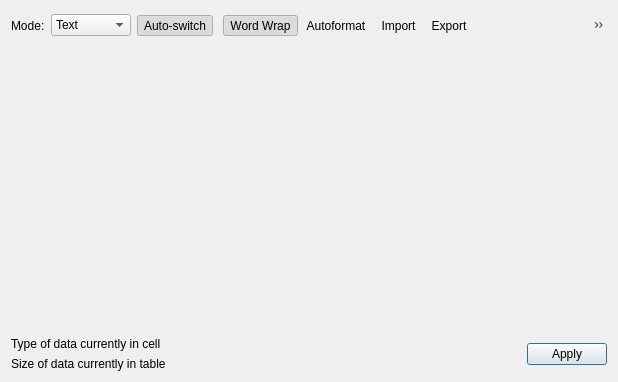
<?xml version="1.0" encoding="UTF-8"?>
<ui version="4.0">
 <class>EditDialog</class>
 <widget class="QDialog" name="EditDialog">
  <property name="geometry">
   <rect>
    <x>0</x>
    <y>0</y>
    <width>618</width>
    <height>382</height>
   </rect>
  </property>
  <property name="windowTitle">
   <string>Edit database cell</string>
  </property>
  <property name="whatsThis">
   <string>This area displays information about the data present in this database cell</string>
  </property>
  <layout class="QVBoxLayout" name="verticalLayout_5">
   <item>
    <layout class="QHBoxLayout" name="horizontalLayout">
     <item>
      <widget class="QLabel" name="labelMode">
       <property name="minimumSize">
        <size>
         <width>0</width>
         <height>0</height>
        </size>
       </property>
       <property name="text">
        <string>Mode:</string>
       </property>
       <property name="buddy">
        <cstring>comboMode</cstring>
       </property>
      </widget>
     </item>
     <item>
      <widget class="QComboBox" name="comboMode">
       <property name="minimumSize">
        <size>
         <width>0</width>
         <height>0</height>
        </size>
       </property>
       <property name="whatsThis">
        <string>This is the list of supported modes for the cell editor. Choose a mode for viewing or editing the data of the current cell.</string>
       </property>
       <item>
        <property name="text">
         <string>Text</string>
        </property>
       </item>
       <item>
        <property name="text">
         <string>RTL Text</string>
        </property>
       </item>
       <item>
        <property name="text">
         <string>Binary</string>
        </property>
       </item>
       <item>
        <property name="text">
         <string>Image</string>
        </property>
       </item>
       <item>
        <property name="text">
         <string>JSON</string>
        </property>
       </item>
       <item>
        <property name="text">
         <string>XML</string>
        </property>
       </item>
      </widget>
     </item>
     <item>
      <widget class="QToolButton" name="buttonAutoSwitchMode">
       <property name="toolTip">
        <string>Automatically adjust the editor mode to the loaded data type</string>
       </property>
       <property name="statusTip">
        <string>Automatically adjust the editor mode to the loaded data type</string>
       </property>
       <property name="whatsThis">
        <string>This checkable button enables or disables the automatic switching of the editor mode. When a new cell is selected or new data is imported and the automatic switching is enabled, the mode adjusts to the detected data type. You can then change the editor mode manually. If you want to keep this manually switched mode while moving through the cells, switch the button off.</string>
       </property>
       <property name="text">
        <string>Auto-switch</string>
       </property>
       <property name="icon">
        <iconset resource="icons/icons.qrc">
         <normaloff>:/icons/keyword</normaloff>
         <normalon>:/icons/cog_go.png</normalon>:/icons/keyword</iconset>
       </property>
       <property name="checkable">
        <bool>true</bool>
       </property>
       <property name="checked">
        <bool>true</bool>
       </property>
      </widget>
     </item>
     <item>
      <spacer name="horizontalSpacer">
       <property name="orientation">
        <enum>Qt::Horizontal</enum>
       </property>
       <property name="sizeHint" stdset="0">
        <size>
         <width>0</width>
         <height>0</height>
        </size>
       </property>
      </spacer>
     </item>
     <item>
      <widget class="QToolBar" name="editCellToolbar">
       <addaction name="actionWordWrap"/>
       <addaction name="actionIndent"/>
       <addaction name="actionImport"/>
       <addaction name="actionExport"/>
       <addaction name="actionOpenInExternal"/>
       <addaction name="actionOpenInApp"/>
       <addaction name="actionNull"/>
       <addaction name="actionPrint"/>
      </widget>
     </item>
    </layout>
   </item>
   <item>
    <widget class="QStackedWidget" name="editorStack">
     <property name="currentIndex">
      <number>0</number>
     </property>
     <widget class="QWidget" name="editorSci">
      <property name="whatsThis">
       <string>The text editor modes let you edit plain text, as well as JSON or XML data with syntax highlighting, automatic formatting and validation before saving.

Errors are indicated with a red squiggle underline.</string>
      </property>
     </widget>
     <widget class="QWidget" name="rtlVerticalLayout">
      <layout class="QVBoxLayout" name="verticalLayout_3">
       <item>
        <widget class="QTextEdit" name="qtEdit">
         <property name="font">
          <font>
           <family>Monospace</family>
          </font>
         </property>
         <property name="whatsThis">
          <string>This Qt editor is used for right-to-left scripts, which are not supported by the default Text editor. The presence of right-to-left characters is detected and this editor mode is automatically selected.</string>
         </property>
         <property name="acceptRichText">
          <bool>false</bool>
         </property>
        </widget>
       </item>
      </layout>
     </widget>
     <widget class="QWidget" name="editorBinary">
      <property name="contextMenuPolicy">
       <enum>Qt::ActionsContextMenu</enum>
      </property>
     </widget>
     <widget class="QScrollArea" name="editorImageScrollArea">
      <property name="widgetResizable">
       <bool>true</bool>
      </property>
      <widget class="QWidget" name="scrollAreaWidgetContents">
       <property name="geometry">
        <rect>
         <x>0</x>
         <y>0</y>
         <width>84</width>
         <height>35</height>
        </rect>
       </property>
       <layout class="QVBoxLayout" name="verticalLayout_2">
        <item>
         <widget class="QLabel" name="editorImage">
          <property name="contextMenuPolicy">
           <enum>Qt::ActionsContextMenu</enum>
          </property>
          <property name="text">
           <string/>
          </property>
         </widget>
        </item>
       </layout>
      </widget>
     </widget>
    </widget>
   </item>
   <item>
    <layout class="QHBoxLayout" name="horizontalLayout_2">
     <item>
      <layout class="QVBoxLayout" name="verticalLayout">
       <item>
        <widget class="QLabel" name="labelType">
         <property name="sizePolicy">
          <sizepolicy hsizetype="MinimumExpanding" vsizetype="Preferred">
           <horstretch>0</horstretch>
           <verstretch>0</verstretch>
          </sizepolicy>
         </property>
         <property name="minimumSize">
          <size>
           <width>100</width>
           <height>0</height>
          </size>
         </property>
         <property name="text">
          <string>Type of data currently in cell</string>
         </property>
         <property name="wordWrap">
          <bool>true</bool>
         </property>
        </widget>
       </item>
       <item>
        <widget class="QLabel" name="labelSize">
         <property name="sizePolicy">
          <sizepolicy hsizetype="MinimumExpanding" vsizetype="Preferred">
           <horstretch>0</horstretch>
           <verstretch>0</verstretch>
          </sizepolicy>
         </property>
         <property name="minimumSize">
          <size>
           <width>100</width>
           <height>0</height>
          </size>
         </property>
         <property name="text">
          <string>Size of data currently in table</string>
         </property>
         <property name="textFormat">
          <enum>Qt::PlainText</enum>
         </property>
         <property name="wordWrap">
          <bool>true</bool>
         </property>
        </widget>
       </item>
      </layout>
     </item>
     <item>
      <widget class="QPushButton" name="buttonApply">
       <property name="sizePolicy">
        <sizepolicy hsizetype="Preferred" vsizetype="Fixed">
         <horstretch>0</horstretch>
         <verstretch>0</verstretch>
        </sizepolicy>
       </property>
       <property name="toolTip">
        <string>Apply data to cell</string>
       </property>
       <property name="whatsThis">
        <string>This button saves the changes performed in the cell editor to the database cell.</string>
       </property>
       <property name="text">
        <string>Apply</string>
       </property>
       <property name="default">
        <bool>true</bool>
       </property>
      </widget>
     </item>
    </layout>
   </item>
  </layout>
  <action name="actionPrintImage">
   <property name="icon">
    <iconset resource="icons/icons.qrc">
     <normaloff>:/icons/print</normaloff>:/icons/print</iconset>
   </property>
   <property name="text">
    <string>Print...</string>
   </property>
   <property name="toolTip">
    <string>Open preview dialog for printing displayed image</string>
   </property>
   <property name="shortcut">
    <string>Ctrl+P</string>
   </property>
  </action>
  <action name="actionPrint">
   <property name="icon">
    <iconset resource="icons/icons.qrc">
     <normaloff>:/icons/print</normaloff>:/icons/print</iconset>
   </property>
   <property name="text">
    <string>Print...</string>
   </property>
   <property name="toolTip">
    <string>Open preview dialog for printing displayed text</string>
   </property>
   <property name="whatsThis">
    <string>Open preview dialog for printing the data currently stored in the cell</string>
   </property>
   <property name="shortcut">
    <string>Ctrl+P</string>
   </property>
   <property name="shortcutContext">
    <enum>Qt::WidgetShortcut</enum>
   </property>
  </action>
  <action name="actionCopyHexAscii">
   <property name="icon">
    <iconset resource="icons/icons.qrc">
     <normaloff>:/icons/special_copy</normaloff>:/icons/special_copy</iconset>
   </property>
   <property name="text">
    <string>Copy Hex and ASCII</string>
   </property>
   <property name="toolTip">
    <string>Copy selected hexadecimal and ASCII columns to the clipboard</string>
   </property>
   <property name="shortcut">
    <string>Ctrl+Shift+C</string>
   </property>
  </action>
  <action name="actionIndent">
   <property name="checkable">
    <bool>true</bool>
   </property>
   <property name="icon">
    <iconset resource="icons/icons.qrc">
     <normaloff>:/icons/text_indent</normaloff>:/icons/text_indent</iconset>
   </property>
   <property name="text">
    <string>Autoformat</string>
   </property>
   <property name="toolTip">
    <string>Auto-format: pretty print on loading, compact on saving.</string>
   </property>
   <property name="whatsThis">
    <string>When enabled, the auto-format feature formats the data on loading, breaking the text in lines and indenting it for maximum readability. On data saving, the auto-format feature compacts the data removing end of lines, and unnecessary whitespace.</string>
   </property>
  </action>
  <action name="actionExport">
   <property name="icon">
    <iconset resource="icons/icons.qrc">
     <normaloff>:/icons/save_sql</normaloff>:/icons/save_sql</iconset>
   </property>
   <property name="text">
    <string>&amp;Export...</string>
   </property>
   <property name="toolTip">
    <string>Export to file</string>
   </property>
   <property name="whatsThis">
    <string>Opens a file dialog used to export the contents of this database cell to a file.</string>
   </property>
  </action>
  <action name="actionImport">
   <property name="icon">
    <iconset resource="icons/icons.qrc">
     <normaloff>:/icons/document_open</normaloff>:/icons/document_open</iconset>
   </property>
   <property name="text">
    <string>&amp;Import...</string>
   </property>
   <property name="toolTip">
    <string>Import from file</string>
   </property>
   <property name="whatsThis">
    <string>Opens a file dialog used to import any kind of data to this database cell.</string>
   </property>
  </action>
  <action name="actionNull">
   <property name="icon">
    <iconset resource="icons/icons.qrc">
     <normaloff>:/icons/set_to_null</normaloff>:/icons/set_to_null</iconset>
   </property>
   <property name="text">
    <string>Set as &amp;NULL</string>
   </property>
   <property name="whatsThis">
    <string>Erases the contents of the cell</string>
   </property>
  </action>
  <action name="actionWordWrap">
   <property name="checkable">
    <bool>true</bool>
   </property>
   <property name="checked">
    <bool>true</bool>
   </property>
   <property name="icon">
    <iconset resource="icons/icons.qrc">
     <normaloff>:/icons/word_wrap</normaloff>:/icons/word_wrap</iconset>
   </property>
   <property name="text">
    <string>Word Wrap</string>
   </property>
   <property name="toolTip">
    <string>Wrap lines on word boundaries</string>
   </property>
  </action>
  <action name="actionOpenInApp">
   <property name="icon">
    <iconset resource="icons/icons.qrc">
     <normaloff>:/icons/open_in_app</normaloff>:/icons/open_in_app</iconset>
   </property>
   <property name="text">
    <string>Open in default application or browser</string>
   </property>
   <property name="iconText">
    <string>Open in application</string>
   </property>
   <property name="toolTip">
    <string>Open in default application or browser</string>
   </property>
   <property name="whatsThis">
    <string>The value is interpreted as a file or URL and opened in the default application or web browser.</string>
   </property>
  </action>
  <action name="actionImportAsLink">
   <property name="icon">
    <iconset resource="icons/icons.qrc">
     <normaloff>:/icons/document_link</normaloff>:/icons/document_link</iconset>
   </property>
   <property name="text">
    <string>Save file reference...</string>
   </property>
   <property name="toolTip">
    <string>Save reference to file</string>
   </property>
  </action>
  <action name="actionImportInMenu">
   <property name="icon">
    <iconset resource="icons/icons.qrc">
     <normaloff>:/icons/document_open</normaloff>:/icons/document_open</iconset>
   </property>
   <property name="text">
    <string>&amp;Import...</string>
   </property>
   <property name="toolTip">
    <string>Import from file</string>
   </property>
   <property name="whatsThis">
    <string>Opens a file dialog used to import any kind of data to this database cell.</string>
   </property>
  </action>
  <action name="actionOpenInExternal">
   <property name="icon">
    <iconset resource="icons/icons.qrc">
     <normaloff>:/icons/open_data_in_app</normaloff>:/icons/open_data_in_app</iconset>
   </property>
   <property name="text">
    <string>Open in external application</string>
   </property>
   <property name="toolTip">
    <string>Open in external application</string>
   </property>
  </action>
 </widget>
 <tabstops>
  <tabstop>comboMode</tabstop>
  <tabstop>buttonAutoSwitchMode</tabstop>
  <tabstop>buttonApply</tabstop>
 </tabstops>
 <resources>
  <include location="icons/icons.qrc"/>
 </resources>
 <connections>
  <connection>
   <sender>buttonApply</sender>
   <signal>clicked()</signal>
   <receiver>EditDialog</receiver>
   <slot>accept()</slot>
   <hints>
    <hint type="sourcelabel">
     <x>605</x>
     <y>358</y>
    </hint>
    <hint type="destinationlabel">
     <x>241</x>
     <y>406</y>
    </hint>
   </hints>
  </connection>
  <connection>
   <sender>comboMode</sender>
   <signal>currentIndexChanged(int)</signal>
   <receiver>EditDialog</receiver>
   <slot>editModeChanged(int)</slot>
   <hints>
    <hint type="sourcelabel">
     <x>71</x>
     <y>27</y>
    </hint>
    <hint type="destinationlabel">
     <x>201</x>
     <y>431</y>
    </hint>
   </hints>
  </connection>
  <connection>
   <sender>qtEdit</sender>
   <signal>textChanged()</signal>
   <receiver>EditDialog</receiver>
   <slot>editTextChanged()</slot>
   <hints>
    <hint type="sourcelabel">
     <x>279</x>
     <y>191</y>
    </hint>
    <hint type="destinationlabel">
     <x>339</x>
     <y>335</y>
    </hint>
   </hints>
  </connection>
  <connection>
   <sender>actionIndent</sender>
   <signal>toggled(bool)</signal>
   <receiver>EditDialog</receiver>
   <slot>setMustIndentAndCompact(bool)</slot>
   <hints>
    <hint type="sourcelabel">
     <x>-1</x>
     <y>-1</y>
    </hint>
    <hint type="destinationlabel">
     <x>308</x>
     <y>190</y>
    </hint>
   </hints>
  </connection>
  <connection>
   <sender>buttonAutoSwitchMode</sender>
   <signal>toggled(bool)</signal>
   <receiver>EditDialog</receiver>
   <slot>switchEditorMode(bool)</slot>
   <hints>
    <hint type="sourcelabel">
     <x>162</x>
     <y>33</y>
    </hint>
    <hint type="destinationlabel">
     <x>308</x>
     <y>190</y>
    </hint>
   </hints>
  </connection>
  <connection>
   <sender>actionPrintImage</sender>
   <signal>triggered()</signal>
   <receiver>EditDialog</receiver>
   <slot>openPrintImageDialog()</slot>
   <hints>
    <hint type="sourcelabel">
     <x>-1</x>
     <y>-1</y>
    </hint>
    <hint type="destinationlabel">
     <x>308</x>
     <y>190</y>
    </hint>
   </hints>
  </connection>
  <connection>
   <sender>actionPrint</sender>
   <signal>triggered()</signal>
   <receiver>EditDialog</receiver>
   <slot>openPrintDialog()</slot>
   <hints>
    <hint type="sourcelabel">
     <x>-1</x>
     <y>-1</y>
    </hint>
    <hint type="destinationlabel">
     <x>308</x>
     <y>190</y>
    </hint>
   </hints>
  </connection>
  <connection>
   <sender>actionCopyHexAscii</sender>
   <signal>triggered()</signal>
   <receiver>EditDialog</receiver>
   <slot>copyHexAscii()</slot>
   <hints>
    <hint type="sourcelabel">
     <x>-1</x>
     <y>-1</y>
    </hint>
    <hint type="destinationlabel">
     <x>308</x>
     <y>190</y>
    </hint>
   </hints>
  </connection>
  <connection>
   <sender>actionNull</sender>
   <signal>triggered()</signal>
   <receiver>EditDialog</receiver>
   <slot>setNull()</slot>
   <hints>
    <hint type="sourcelabel">
     <x>-1</x>
     <y>-1</y>
    </hint>
    <hint type="destinationlabel">
     <x>308</x>
     <y>190</y>
    </hint>
   </hints>
  </connection>
  <connection>
   <sender>actionImport</sender>
   <signal>triggered()</signal>
   <receiver>EditDialog</receiver>
   <slot>importData()</slot>
   <hints>
    <hint type="sourcelabel">
     <x>-1</x>
     <y>-1</y>
    </hint>
    <hint type="destinationlabel">
     <x>308</x>
     <y>190</y>
    </hint>
   </hints>
  </connection>
  <connection>
   <sender>actionExport</sender>
   <signal>triggered()</signal>
   <receiver>EditDialog</receiver>
   <slot>exportData()</slot>
   <hints>
    <hint type="sourcelabel">
     <x>-1</x>
     <y>-1</y>
    </hint>
    <hint type="destinationlabel">
     <x>308</x>
     <y>190</y>
    </hint>
   </hints>
  </connection>
  <connection>
   <sender>actionWordWrap</sender>
   <signal>toggled(bool)</signal>
   <receiver>EditDialog</receiver>
   <slot>setWordWrapping(bool)</slot>
   <hints>
    <hint type="sourcelabel">
     <x>-1</x>
     <y>-1</y>
    </hint>
    <hint type="destinationlabel">
     <x>308</x>
     <y>190</y>
    </hint>
   </hints>
  </connection>
  <connection>
   <sender>actionImportInMenu</sender>
   <signal>triggered()</signal>
   <receiver>EditDialog</receiver>
   <slot>importData()</slot>
   <hints>
    <hint type="sourcelabel">
     <x>-1</x>
     <y>-1</y>
    </hint>
    <hint type="destinationlabel">
     <x>308</x>
     <y>190</y>
    </hint>
   </hints>
  </connection>
 </connections>
 <slots>
  <slot>importData()</slot>
  <slot>exportData()</slot>
  <slot>editTextChanged()</slot>
  <slot>editModeChanged(int)</slot>
  <slot>setNull()</slot>
 </slots>
</ui>
